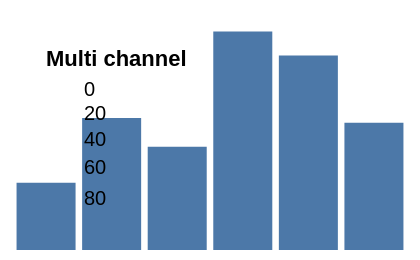

This figure's Vega-Lite source:
### Vega specification from a JSON file in a GitHub repository (floating-point values rounded to 4 significant figures)
{"width": 200, "height": 120, "padding": 5, "data": [{"name": "t", "values": [{"a": "Alpha", "b": 28, "c": "x", "d": 1}, {"a": "Bravo", "b": 55, "c": "y", "d": 2}, {"a": "Charlie", "b": 43, "c": "x", "d": 3}, {"a": "Delta", "b": 91, "c": "z", "d": 4}, {"a": "Echo", "b": 81, "c": "y", "d": 5}, {"a": "Foxtrot", "b": 53, "c": "z", "d": 6}]}], "scales": [{"name": "x", "type": "band", "domain": {"data": "t", "field": "a"}, "range": "width", "padding": 0.1}, {"name": "y", "type": "linear", "domain": {"data": "t", "field": "b"}, "range": "height", "nice": true}, {"name": "color", "type": "ordinal", "domain": {"data": "t", "field": "c"}, "range": {"scheme": "category10"}}, {"name": "ramp", "type": "linear", "domain": {"data": "t", "field": "d"}, "range": {"scheme": "blues"}}, {"name": "size", "type": "linear", "domain": {"data": "t", "field": "b"}, "range": [10, 200]}, {"name": "shape", "type": "ordinal", "domain": {"data": "t", "field": "c"}, "range": "symbol"}, {"name": "quant", "type": "quantize", "domain": [0, 100], "range": {"scheme": "greens", "count": 4}}], "marks": [{"type": "rect", "from": {"data": "t"}, "encode": {"enter": {"x": {"scale": "x", "field": "a"}, "width": {"scale": "x", "band": 1}, "y": {"scale": "y", "field": "b"}, "y2": {"scale": "y", "value": 0}}}}], "legends": [{"fill": "color", "size": "size", "shape": "shape", "title": "Multi channel", "orient": "bottom-left"}]}
